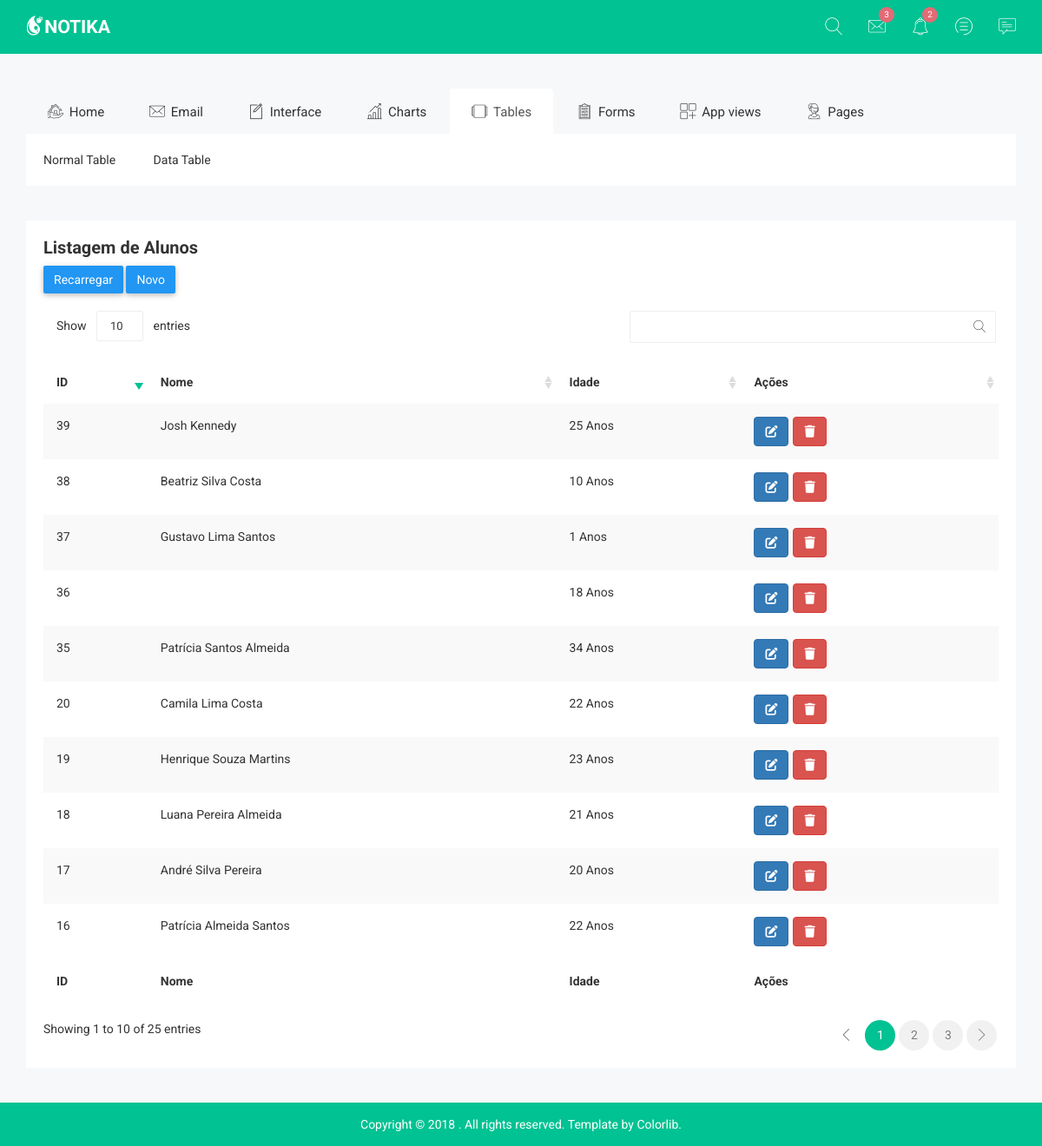
The page /Aula06_2/controller/alunoController.php?acao=listar on the database as committed earlier.
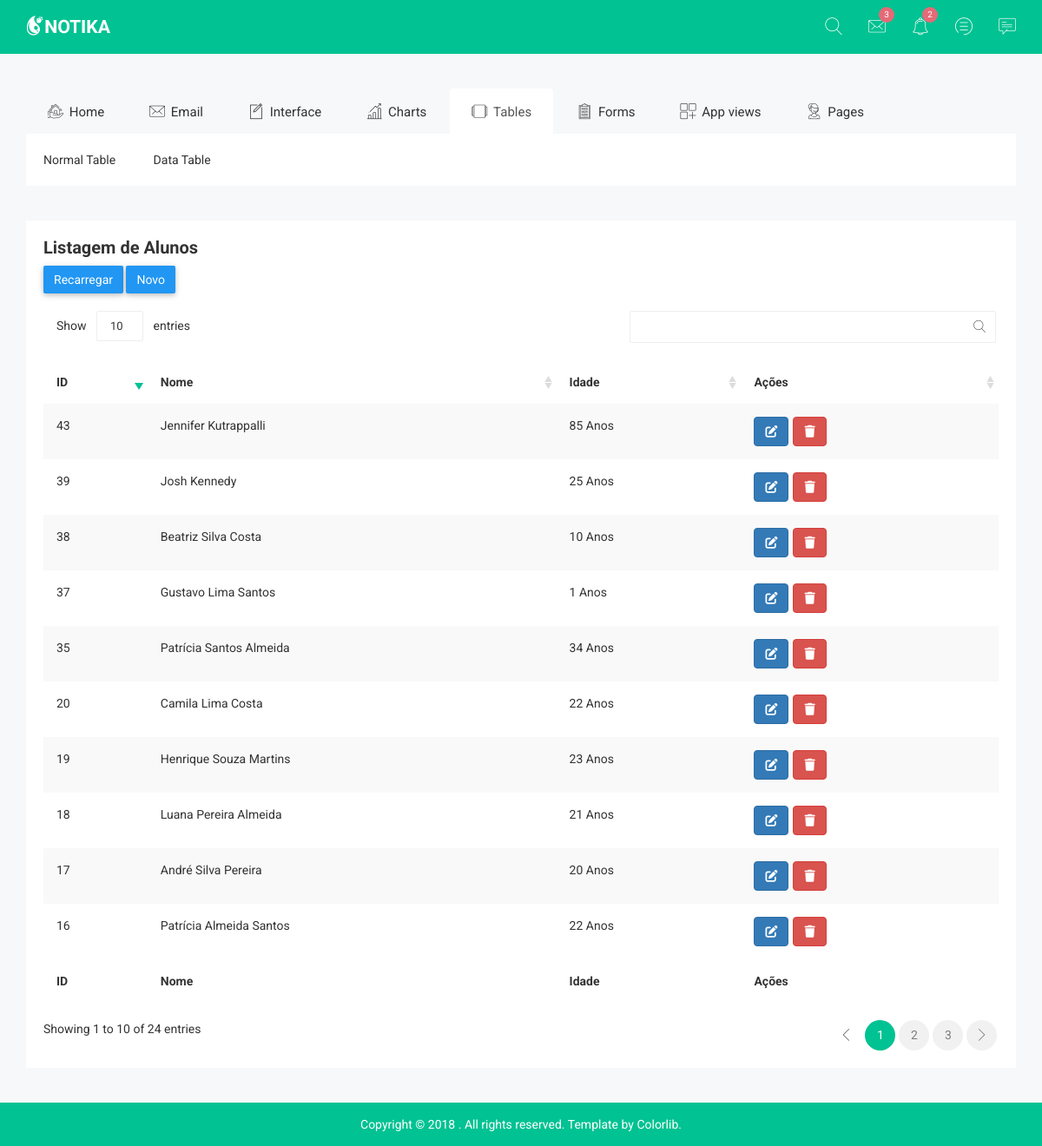
The same page on the database as committed later.
### tables this page shows
CREATE TABLE "Aluno" (
	"id"	INTEGER,
	"nome"	TEXT,
	"idade"	INTEGER,
	PRIMARY KEY("id" AUTOINCREMENT)
);

### Aula06_2/controller/alunoController.php (called while the page is built, shortened)
<?php
include '../model/Aluno.php';
include '../bo/AlunoBO.php';
include 'defaultController.php';
function listar() {
    $alunos = AlunoBO::listar();
    include '../view/aluno/listar.php';
}
?>

### Aula06_2/model/AlunoDAO.php (called while the page is built, shortened)
<?php
require 'conexao_bd.php';
class AlunoDAO {
	public static function listar() {
		global $db;
		$alunos = [ ];
		$consultaSQL = "SELECT * FROM Aluno order by id desc";
		$resultado = $db->query($consultaSQL);
		if ($resultado) {
			while ($registro = $resultado->fetchArray(SQLITE3_ASSOC)) {
			   $aluno = new Aluno($registro['id'], $registro['nome'], $registro['idade']);
				$alunos[] = $aluno;
			}
		} else {
			echo "Erro ao executar a consulta: " . $db->lastErrorMsg();
		}
		return $alunos;
	}
}
?>

### Aula06_2/bo/AlunoBO.php (called while the page is built, shortened)
<?php
include '../model/AlunoDAO.php';
	class AlunoBO {
		public static function listar() {
			$alunos = AlunoDAO::listar();
			return $alunos;
		}
	}
?>

### Aula06_2/model/Aluno.php (called while the page is built, shortened)
<?php
class Aluno {
    public function __construct($id = null, $nome = null, $idade = null) {
        if ($id != null) {
            $this->id = $id;
        }
        if ($nome != null) {
            $this->nome = $nome;
        }
        if ($idade != null) {
            $this->idade = $idade;
        }
    }
}
?>

### Aula06_2/view/aluno/listar.php (the view, shortened to what this page needs)
<?php include("../view/template/cabecalho.php"); ?>
<div class="data-table-area">
    <div class="container">
        <div class="row">
            <div class="col-lg-12 col-md-12 col-sm-12 col-xs-12">
                <div class="data-table-list">
                    <div class="basic-tb-hd">
                        <h2>Listagem de Alunos</h2>
                        <button onclick="location='../controller/alunoController.php?acao=listar'" class="btn btn-primary notika-btn-primary waves-effect">Recarregar</button>
                        <button onclick="location='../controller/alunoController.php?acao=formulario'" class="btn btn-primary notika-btn-primary waves-effect">Novo</button>
                    </div>
                    <div class="table-responsive">
                        <table id="data-table-basic" data-order-by="2" class="table table-striped">
                            <thead>
                                <tr>
                                    <th>ID</th>
                                    <th>Nome</th>
                                    <th>Idade</th>
                                    <th>Ações</th>
                                </tr>
                            </thead>
                            <tbody>
                                <?php foreach ($alunos as $item) : ?>
                                    <tr>
                                        <td><?= $item->id ?></td>
                                        <td><?= $item->nome ?></td>
                                        <td><?= $item->idade ?> Anos</td>
                                        <td>
                                            <button type="button" class="btn btn-primary waves-effect" data-toggle="tooltip" data-placement="top" data-original-title="Editar" style="margin-right: 5px;" onclick="location='../controller/alunoController.php?acao=editar&id=<?= $item->id ?>'"><i class="fa-solid fa-edit"></i>
                                            <button type="button" class="btn btn-danger waves-effect" data-toggle="tooltip" data-placement="top" data-original-title="Excluir" onclick="location='../controller/alunoController.php?acao=excluir&id=<?= $item->id ?>'"><i class="fa-solid fa-trash"></i>
                                        </td>
                                    </tr>
                                <?php endforeach; ?>
                            </tbody>
                            <tfoot>
                                <tr>
                                    <th>ID</th>
                                    <th>Nome</th>
                                    <th>Idade</th>
                                    <th>Ações</th>
                                </tr>
                            </tfoot>
                        </table>
                    </div>
                </div>
            </div>
        </div>
    </div>
</div>
<?php include("../view/template/rodape.php"); ?>

Rows that differ between the two databases and show on the page:
removed aluno: id "36", idade "18"
added aluno: id "43", nome "Jennifer Kutrappalli", idade "85"
Other text that changed with them:
text written by a page script: "Show entries Showing 1 to 10 of 25 entries 1 2 3" → "Show entries Showing 1 to 10 of 24 entries 1 2 3"
